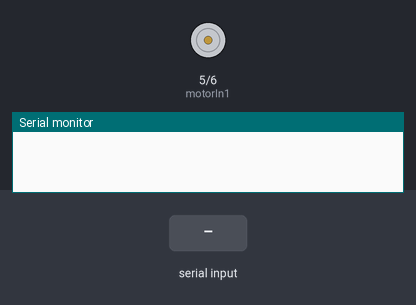
The sketch below on a simulated Arduino Uno, built with avr-gcc and run on an emulated ATmega328P. Parts: motor-driver pin pairs drawn as motors (green arrow = first pin HIGH = forward, orange = second pin HIGH = backward, longer = more drive), the last lines printed to the serial monitor. The test bench sets the inputs (shaded band).

Above: at 1.2 s.
1.3 s: "8" received over Serial
At 2.0 s:
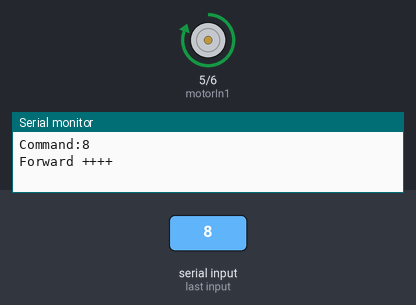
2.8 s: "2" received over Serial
At 3.1 s:
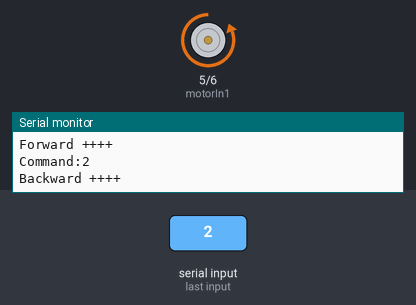
4.3 s: "-" received over Serial
At 5.4 s:
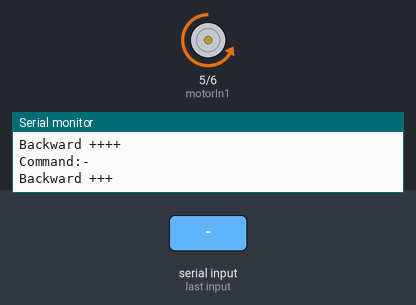
5.8 s: "-" received over Serial
At 6.6 s:
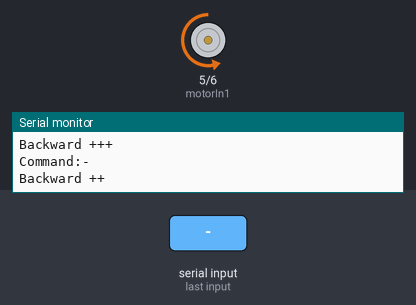
7.3 s: "+" received over Serial
At 7.7 s:
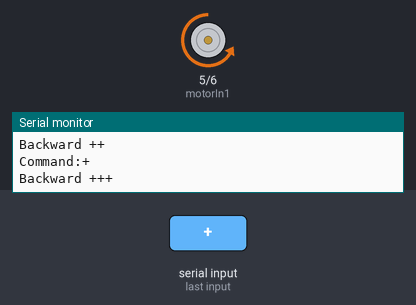
Timing chart, 0 to 9.8 s (numbered marks = the images above; inputs shaded):
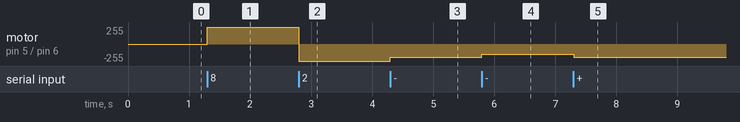

Measured:
- after the input at 1.3 s, motor on pin 5 (motorIn1) / pin 6 (motorIn2): stopped → forward 255/255 at once
- after the input at 2.8 s, motor on pin 5 (motorIn1) / pin 6 (motorIn2): forward 255/255 → backward 255/255 at once
- after the input at 4.3 s, motor on pin 5 (motorIn1) / pin 6 (motorIn2): backward 255/255 → backward 200/255 at once
- after the input at 5.8 s, motor on pin 5 (motorIn1) / pin 6 (motorIn2): backward 200/255 → backward 150/255 at once
- after the input at 7.3 s, motor on pin 5 (motorIn1) / pin 6 (motorIn2): backward 150/255 → backward 200/255 at once

The sketch:

sketch_apr30a.ino
```cpp
const int motorIn1 = 5;
const int motorIn2 = 6;
char cmd;  // 接收序列埠傳來的指令
int nowSpeed = 0;  // 目前轉速級別, 0級停止, 1級100, 2級150, 3級200, 4級255全速
int nowDirection = 0;  // 目前旋轉方向, 0為forward, 1為backward
char* speedMark[] = {"", "+", "++", "+++", "++++"};
int speedPWM[] = {0, 100, 150, 200, 255};

void setup() {
  Serial.begin(9600);
  pinMode(motorIn1, OUTPUT);
  pinMode(motorIn2, OUTPUT);
}

void loop() {
  if (Serial.available()) {
    cmd = Serial.read();
    Serial.print("Command:");
    Serial.println(cmd);
    switch (cmd) {
      case '8':    // forward 全速
        nowSpeed = 4;
        nowDirection = 0;
        changeSpeed();
        break;
      case '2':    // backward 全速
        nowSpeed = 4;
        nowDirection = 1;
        changeSpeed();
        break;
      case '+':    // 加速
        if (nowSpeed<4) nowSpeed++;
        changeSpeed();
        break;
      case '-':    // 減速
        if (nowSpeed>0) nowSpeed--;
        changeSpeed();
        break;
      /*default:    // 停止
        nowSpeed = 0;
        changeSpeed();
        break;*/
    }
  }
}

// 顯示目前轉向與速度
void showData() {
  if (nowSpeed==0) {
    Serial.println("Stop");
  } else {
    Serial.print(nowDirection==0 ? "Forward ":"Backward ");
    Serial.println(speedMark[nowSpeed]);
  }
}

// 加減速
void changeSpeed() {
  showData();
  if (nowDirection==0) {
    // forward
    analogWrite(motorIn1, speedPWM[nowSpeed]);
    analogWrite(motorIn2, 0);
  } else {
    // backward
    analogWrite(motorIn1, 0);
    analogWrite(motorIn2, speedPWM[nowSpeed]);
  }
}
```
